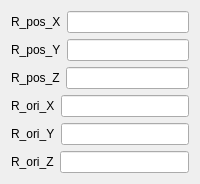
               <widget class="QWidget" name="m_pRTraTab">
                <attribute name="title">
                 <string>Right Tracker</string>
                </attribute>
                <layout class="QGridLayout" name="gridLayout_5">
                 <item row="0" column="0">
                  <layout class="QVBoxLayout" name="verticalLayout_6">
                   <item>
                    <layout class="QHBoxLayout" name="horizontalLayout_37">
                     <item>
                      <widget class="QLabel" name="m_pRPosXLbl">
                       <property name="text">
                        <string>R_pos_X</string>
                       </property>
                      </widget>
                     </item>
                     <item>
                      <widget class="QLineEdit" name="m_pRPosXLiEd">
                       <property name="minimumSize">
                        <size>
                         <width>120</width>
                         <height>0</height>
                        </size>
                       </property>
                      </widget>
                     </item>
                    </layout>
                   </item>
                   <item>
                    <layout class="QHBoxLayout" name="horizontalLayout_38">
                     <item>
                      <widget class="QLabel" name="m_pRPosYLbl">
                       <property name="text">
                        <string>R_pos_Y</string>
                       </property>
                      </widget>
                     </item>
                     <item>
                      <widget class="QLineEdit" name="m_pRPosYLiEd">
                       <property name="minimumSize">
                        <size>
                         <width>120</width>
                         <height>0</height>
                        </size>
                       </property>
                      </widget>
                     </item>
                    </layout>
                   </item>
                   <item>
                    <layout class="QHBoxLayout" name="horizontalLayout_39">
                     <item>
                      <widget class="QLabel" name="m_pRPosZLbl_2">
                       <property name="text">
                        <string>R_pos_Z</string>
                       </property>
                      </widget>
                     </item>
                     <item>
                      <widget class="QLineEdit" name="m_pRPosZLiEd">
                       <property name="minimumSize">
                        <size>
                         <width>120</width>
                         <height>0</height>
                        </size>
                       </property>
                      </widget>
                     </item>
                    </layout>
                   </item>
                   <item>
                    <layout class="QHBoxLayout" name="horizontalLayout_40">
                     <item>
                      <widget class="QLabel" name="m_pROriXLbl">
                       <property name="text">
                        <string>R_ori_X</string>
                       </property>
                      </widget>
                     </item>
                     <item>
                      <widget class="QLineEdit" name="m_pROriXLiEd">
                       <property name="minimumSize">
                        <size>
                         <width>120</width>
                         <height>0</height>
                        </size>
                       </property>
                      </widget>
                     </item>
                    </layout>
                   </item>
                   <item>
                    <layout class="QHBoxLayout" name="horizontalLayout_41">
                     <item>
                      <widget class="QLabel" name="m_pROriYLbl">
                       <property name="text">
                        <string>R_ori_Y</string>
                       </property>
                      </widget>
                     </item>
                     <item>
                      <widget class="QLineEdit" name="m_pROriYLiEd">
                       <property name="minimumSize">
                        <size>
                         <width>120</width>
                         <height>0</height>
                        </size>
                       </property>
                      </widget>
                     </item>
                    </layout>
                   </item>
                   <item>
                    <layout class="QHBoxLayout" name="horizontalLayout_42">
                     <item>
                      <widget class="QLabel" name="m_pROriZLbl">
                       <property name="text">
                        <string>R_ori_Z</string>
                       </property>
                      </widget>
                     </item>
                     <item>
                      <widget class="QLineEdit" name="m_pROriZLiEd">
                       <property name="minimumSize">
                        <size>
                         <width>120</width>
                         <height>0</height>
                        </size>
                       </property>
                      </widget>
                     </item>
                    </layout>
                   </item>
                  </layout>
                 </item>
                </layout>
               </widget>
